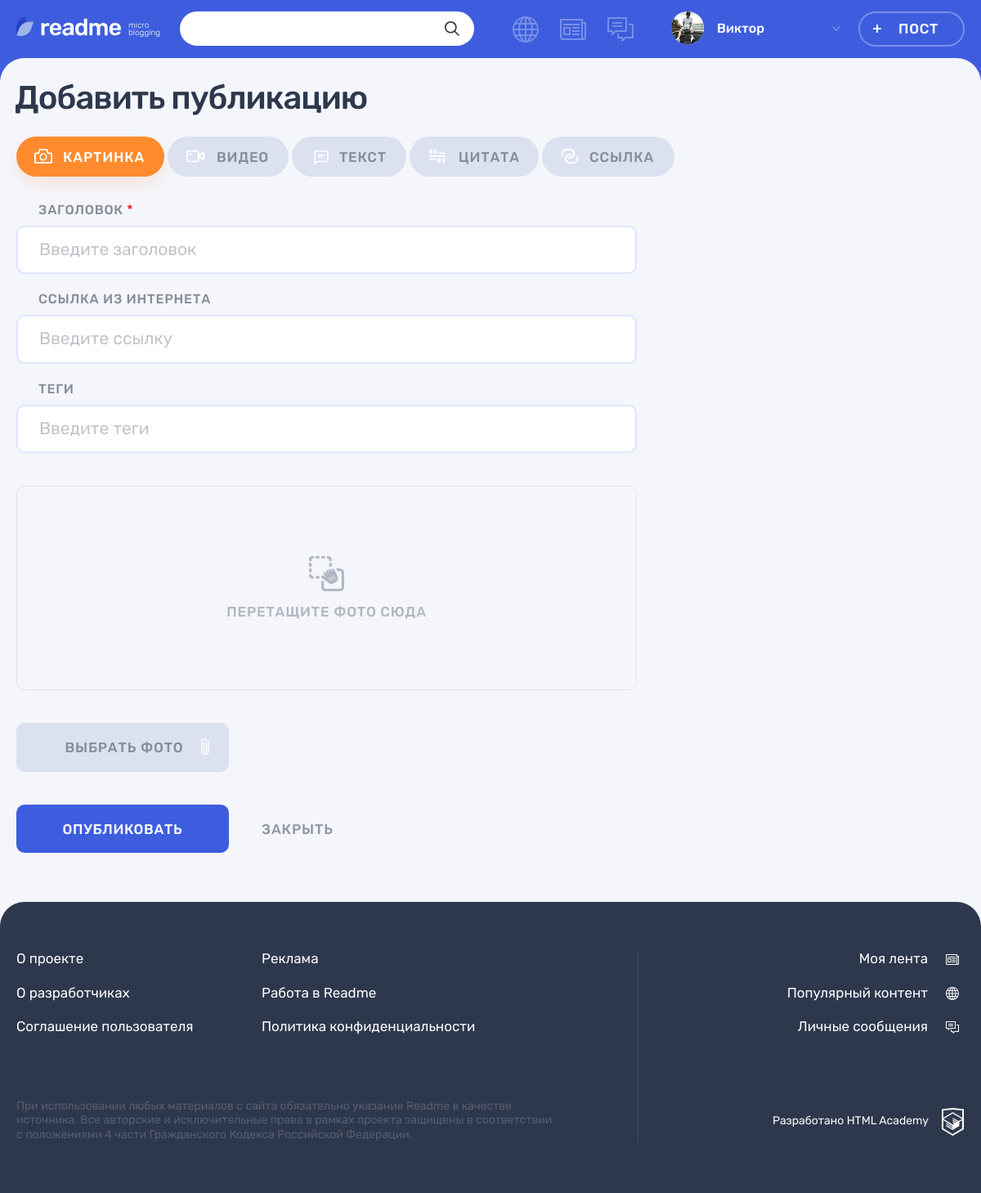
The app's page /add.php (signed in) with its own data.
### tables this page shows
CREATE TABLE content_type (
id INT UNSIGNED AUTO_INCREMENT PRIMARY KEY,
type_name VARCHAR(128) NOT NULL,
icon_type VARCHAR(128) NOT NULL
);

### functions.php (called while the page is built, shortened)
<?php
function include_template($name, $data)
{
    $name = 'templates/' . $name;
    extract($data);
    require $name;
    $result = ob_get_clean();
    return $result;
}
function anti_xss($user_content)
{
    return htmlspecialchars($user_content, ENT_QUOTES);
}
function getPostValue($name)
{
    $result = $_POST[$name] ?? "";
    return anti_xss($result);
}
function get_russian_form_name($text)
{
    switch ($text) {
        case 'photo':
            $russian_form_name = 'изображения';
            break;
    }
    return $russian_form_name;
}

### db_requests.php (called while the page is built, shortened)
<?php
function get_data($link, $sql)
{
    $result = mysqli_query($link, $sql);
    $result = mysqli_fetch_all($result, MYSQLI_ASSOC);
    return $result;
}
function posts_categories($link)
{
    $sql = 'SELECT * FROM content_type';
    return get_data($link, $sql);
}

### templates/add-post.php (the view, shortened to what this page needs)
<div class="page__main-section">
        <div class="container">
          <h1 class="page__title page__title--adding-post">Добавить публикацию</h1>
        </div>
        <div class="adding-post container">
          <div class="adding-post__tabs-wrapper tabs">
            <div class="adding-post__tabs filters">
              <ul class="adding-post__tabs-list filters__list tabs__list">
              <?php foreach ($types as $type) : ?>
                <li class="adding-post__tabs-item filters__item">
                  <a class="adding-post__tabs-link filters__button filters__button--<?= ($type['icon_type']) ?> <?= ($page_parameters['form-type'] === $type['icon_type']) ? 'filters__button--active' : "" ?>"
                  href = "add.php?type=<?= ($type['icon_type']) ?>">
                    <svg class="filters__icon" width="22" height="18">
                      <use xlink:href="#icon-filter-<?= $type['icon_type']?>"> </use>
                    </svg>
                    <span><?= $type['type_name'] ?></span>
                  </a>
                  </li>
                <?php endforeach ?>
              </ul>
            </div>
            <div class="adding-post__tab-content">
              <section class="adding-post__<?= $page_parameters['form-type'] ?>">
                <form class="adding-post__form form" action="add.php" method="post" <?= ($page_parameters['form-type'] === 'photo') ? 'enctype="multipart/form-data"' : "" ?>>
                  <div class="form__text-inputs-wrapper">
                    <div class="form__text-inputs">
                      <div class="adding-post__input-wrapper form__input-wrapper">
                        <label class="adding-post__label form__label" for="heading">Заголовок <span class="form__input-required">*</span></label>
                        <div class="form__input-section <?= (!empty($errors['heading'])) ? "form__input-section--error" : "" ?>">
                          <input class="adding-post__input form__input" id="heading" type="text" name="heading" placeholder="Введите заголовок" value="<?= getPostValue('heading') ?>">
                        </div>
                      </div>
                      <?= $content ?>
                      <div class="adding-post__input-wrapper form__input-wrapper">
                        <label class="adding-post__label form__label" for="tags">Теги</label>
                        <div class="form__input-section <?= (!empty($errors['tags'])) ? "form__input-section--error" : "" ?>">
                          <input class="adding-post__input form__input" id="tags" type="text" name="tags" placeholder="Введите теги" value="<?= getPostValue('tags') ?>">
                        </div>
                      </div>
                    </div>
                  </div>
                  <?= ($page_parameters['form-type'] === 'photo') ? include_template('add-post/add-photo-drag-n-drop.php', []) : "" ?>
                  <div class="adding-post__buttons">
                    <button class="adding-post__submit button button--main" type="submit">Опубликовать</button>
                    <a class="adding-post__close" href="#">Закрыть</a>
                  </div>
                </form>
              </section>
      </div>

### records on screen
content_type: type_name "КАРТИНКА"
content_type: type_name "ВИДЕО"
content_type: type_name "ТЕКСТ"
content_type: type_name "ЦИТАТА"
content_type: type_name "ССЫЛКА"

### other values on screen
$user_data['login'] "Виктор"
